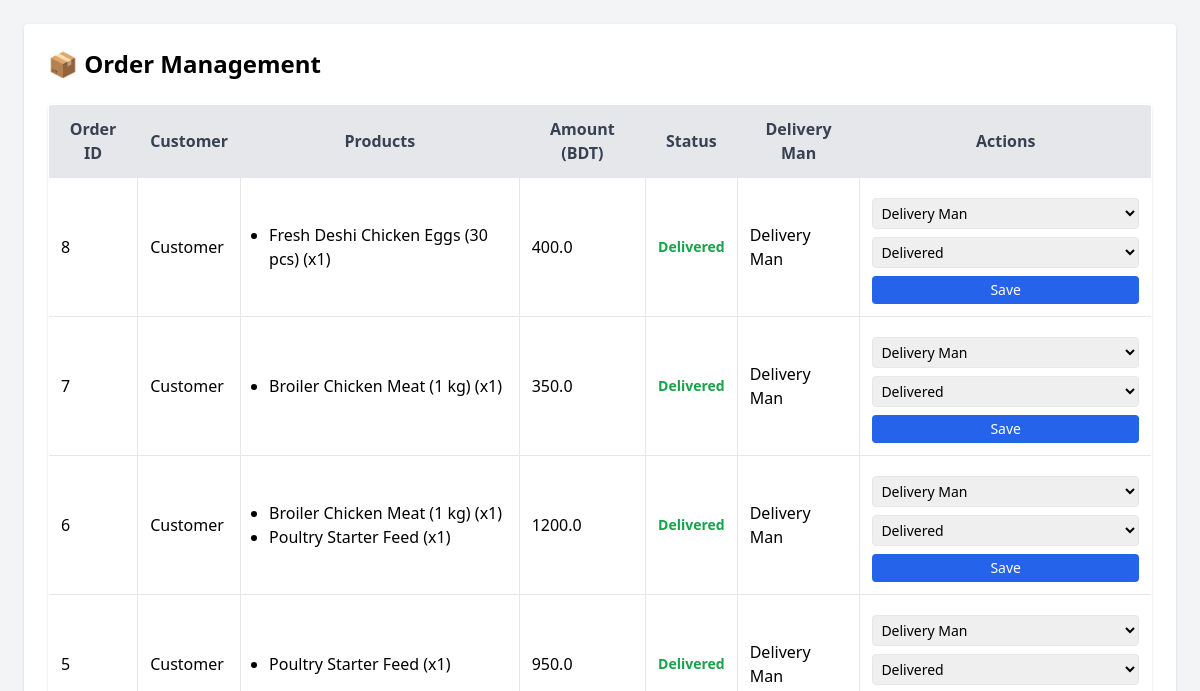
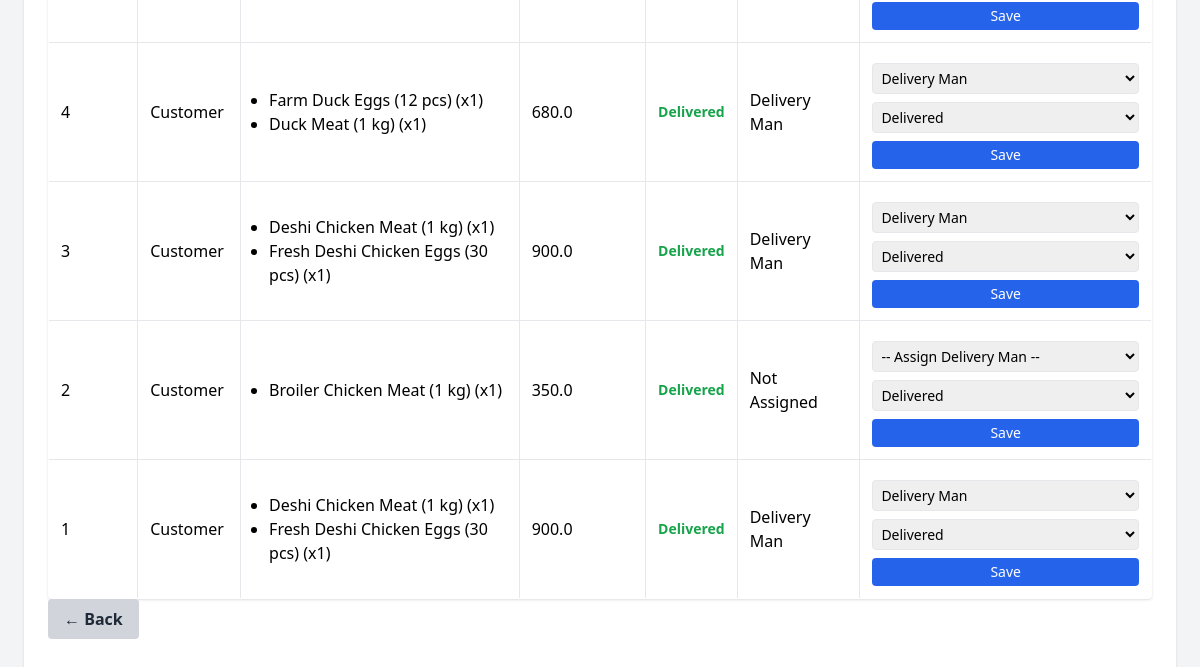
The page /admin/manage-orders (signed in) on the database as committed earlier (2 pictures, top to bottom).
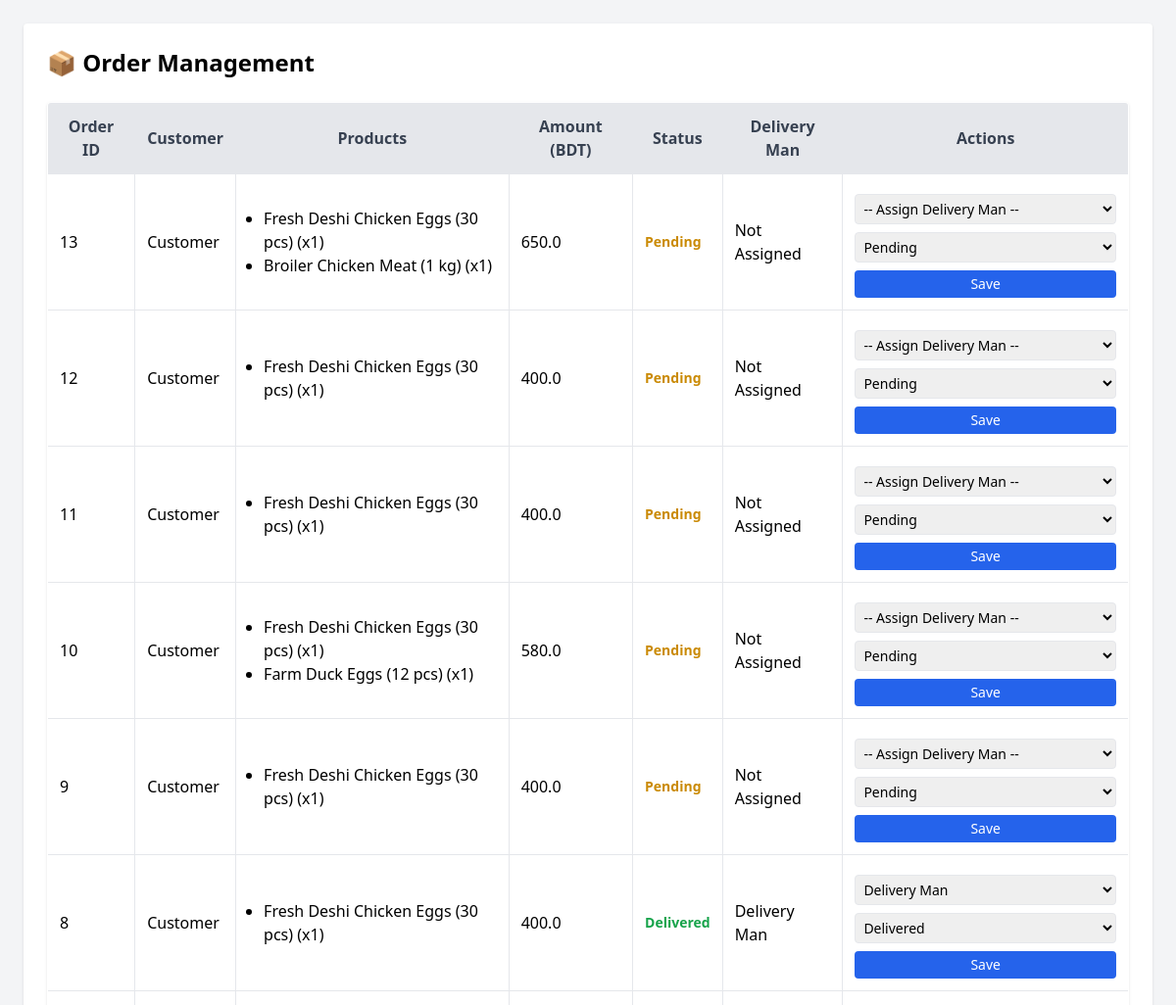
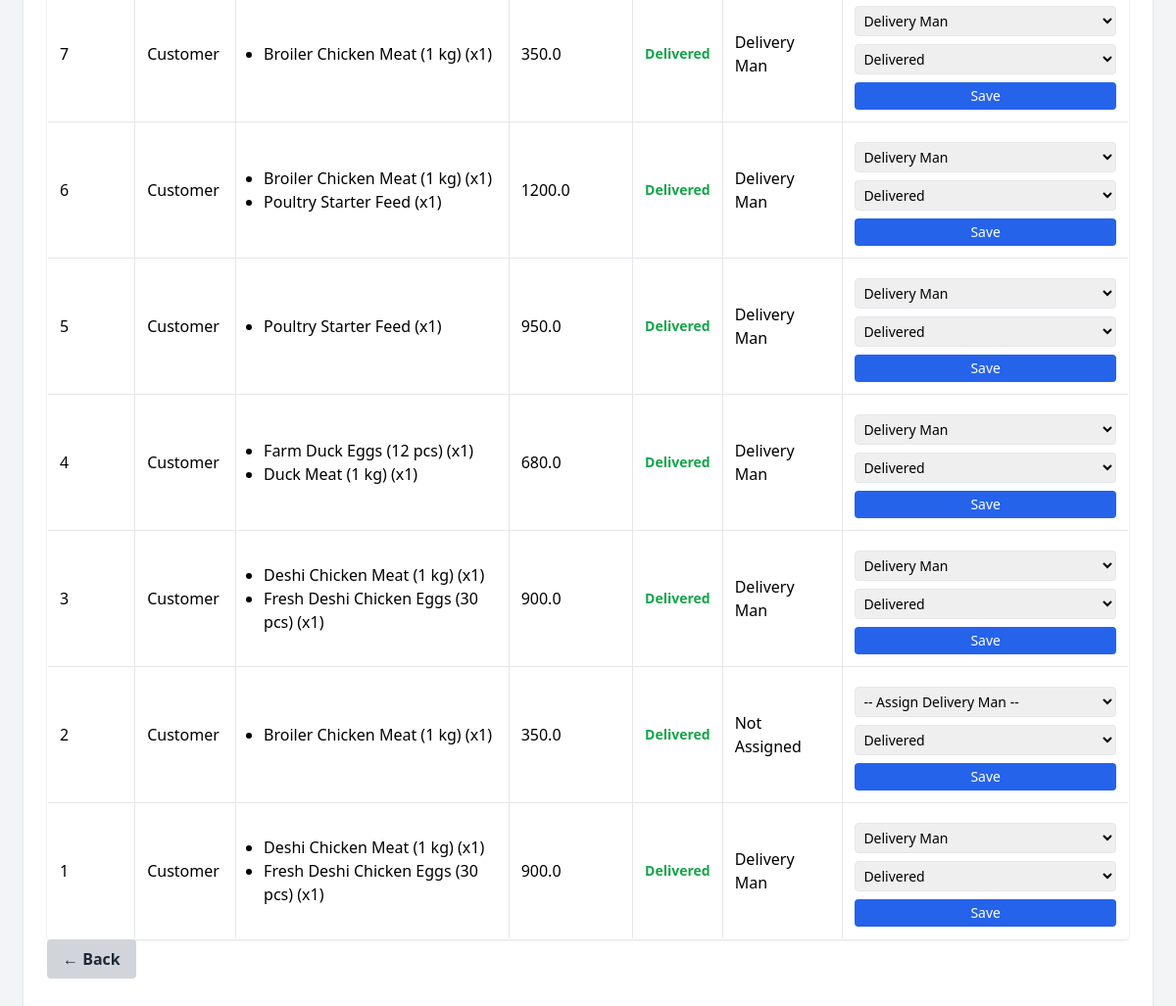
The same page on the database as committed later (2 pictures, top to bottom).
### models.py (models this page shows, shortened)
class Order(db.Model):
    id = db.Column(db.Integer, primary_key=True)
    customer_id = db.Column(db.Integer, db.ForeignKey('user.id'))
    delivery_man_id = db.Column(db.Integer, db.ForeignKey('user.id'))
    status = db.Column(db.String(20), default='Pending')  # Pending, In Transit, Delivered, Cancelled
    total_amount = db.Column(db.Float)
    shipping_address = db.Column(db.Text)
    order_date = db.Column(db.DateTime, default=datetime.utcnow)
    delivery_date = db.Column(db.DateTime)
    is_sale_recorded = db.Column(db.Boolean, default=False)
    priority = db.Column(db.Enum(PriorityLevel), default=PriorityLevel.medium)
    customer = db.relationship('User', foreign_keys=[customer_id], backref='customer_orders')
    delivery_man = db.relationship('User', foreign_keys=[delivery_man_id], backref='delivery_orders')
    @property
    def customer_name(self):
        return self.customer.name if self.customer else "Unknown Customer"

class User(db.Model):
    id = db.Column(db.Integer, primary_key=True)
    email = db.Column(db.String(100), unique=True, nullable=False)
    name = db.Column(db.String(100), nullable=False)
    password = db.Column(db.String(200), nullable=False)
    role = db.Column(db.String(50), nullable=False)  # admin, manager, farmer, delivery_man, customer
    phone = db.Column(db.String(20))
    address = db.Column(db.Text)
    blood_group = db.Column(db.String(5))
    image = db.Column(db.String(200))

class OrderItem(db.Model):
    id = db.Column(db.Integer, primary_key=True)
    order_id = db.Column(db.Integer, db.ForeignKey('order.id'))
    product_id = db.Column(db.Integer, db.ForeignKey('product.id'))
    quantity = db.Column(db.Integer, default=1)
    price = db.Column(db.Float)
    order = db.relationship('Order', backref='items')
    product = db.relationship('Product')

class Product(db.Model):
    id = db.Column(db.Integer, primary_key=True)
    name = db.Column(db.String(100), nullable=False)
    category = db.Column(db.String(100), nullable=False)
    quantity = db.Column(db.Integer, nullable=False)
    unit_price = db.Column(db.Float, nullable=False)
    product_description = db.Column(db.String(200), nullable=True)
    image = db.Column(db.String(100), nullable=True)  # Add this line for the image
    added_by = db.Column(db.Integer, db.ForeignKey('user.id'), nullable=False)

### app.py (the view, shortened to what this page needs)
@app.route('/admin/manage-orders', methods=['GET', 'POST'])
def manage_orders():
    if 'user_id' not in session:
        return redirect(url_for('login'))
    user = User.query.get(session['user_id'])
    if not user or user.role not in ['admin', 'manager']:
        return redirect(url_for('login'))
    orders = Order.query.order_by(Order.priority.desc(), Order.order_date.desc()).all()
    delivery_men = User.query.filter_by(role='delivery_man').all()
    return render_template('admin_manager_orders.html', user=user, orders=orders, delivery_men=delivery_men)

### templates/admin_manager_orders.html (shortened to what this page needs)
<!DOCTYPE html>
<html lang="en">
<head>
    <script src="https://cdn.tailwindcss.com"></script>
</head>
<body class="bg-gray-100 p-6">
  <div class="max-w-7xl mx-auto bg-white p-6 rounded shadow">
    <h1 class="text-2xl font-bold mb-6">📦 Order Management</h1>
    <table class="min-w-full bg-white border rounded shadow overflow-hidden">
      <thead class="bg-gray-200 text-gray-700">
        <tr>
          <th class="p-3 border">Order ID</th>
          <th class="p-3 border">Customer</th>
          <th class="p-3 border">Products</th>
          <th class="p-3 border">Amount (BDT)</th>
          <th class="p-3 border">Status</th>
          <th class="p-3 border">Delivery Man</th>
          <th class="p-3 border">Actions</th>
        </tr>
      </thead>
      <tbody>
        {% for order in orders %}
        <tr class="border-t">
          <td class="p-3 border">{{ order.id }}</td>
          <td class="p-3 border">{{ order.customer_name }}</td>
          <td class="p-3 border">
            <ul class="list-disc pl-4">
              {% for item in order.items %}
              <li>{{ item.product.name }} (x{{ item.quantity }})</li>
              {% endfor %}
            </ul>
          </td>
          <td class="p-3 border">{{ order.total_amount }}</td>
          <td class="p-3 border font-semibold text-sm">
            <span class="{% if order.status == 'Pending' %}text-yellow-600{% elif order.status == 'In Transit' %}text-blue-600{% elif order.status == 'Delivered' %}text-green-600{% endif %}">
              {{ order.status }}
            </span>
          </td>
          <td class="p-3 border">
            {{ order.delivery_man.name if order.delivery_man else "Not Assigned" }}
          </td>
          <td class="p-3 border">
            <form method="POST" class="space-y-2">
              <select name="delivery_man_id" class="border p-1 rounded w-full text-sm">
                <option value="">-- Assign Delivery Man --</option>
                {% for man in delivery_men %}
                  <option value="{{ man.id }}" {% if order.delivery_man_id == man.id %}selected{% endif %}>
                    {{ man.name }}
                  </option>
                {% endfor %}
              </select>
              <select name="status" class="border p-1 rounded w-full text-sm">
                <option value="Pending" {% if order.status == 'Pending' %}selected{% endif %}>Pending</option>
                <option value="Delivered" {% if order.status == 'Delivered' %}selected{% endif %}>Delivered</option>
              </select>
              <button type="submit" class="bg-blue-600 text-white w-full py-1 rounded hover:bg-blue-700 text-sm">
                Save
              </button>
            </form>
          </td>
        </tr>
        {% else %}
        <tr>
          <td colspan="7" class="p-4 text-center text-gray-500">No orders found.</td>
        </tr>
        {% endfor %}
      </tbody>
    </table>
    <div class="mb-4">
      <a href="{% if user.role == 'admin' %}{{ url_for('admin_panel') }}{% elif user.role == 'manager' %}{{ url_for('manager_dashboard') }}{% else %}{{ url_for('customer_dashboard') }}{% endif %}"
        class="inline-block bg-gray-300 hover:bg-gray-400 text-gray-800 font-semibold py-2 px-4 rounded">
        ← Back
      </a>
    </div>
  </div>
</body>
</html>

Rows that differ between the two databases and show on the page:
added Order: id "13", customer_name "Customer", total_amount "650.0", status "Pending", delivery_man "Not Assigned"
added OrderItem: product.name "Fresh Deshi Chicken Eggs (30 pcs)", quantity "1", shown under "13"
added OrderItem: product.name "Broiler Chicken Meat (1 kg)", quantity "1", shown under "13"
added Order: id "12", customer_name "Customer", total_amount "400.0", status "Pending", delivery_man "Not Assigned"
added OrderItem: product.name "Fresh Deshi Chicken Eggs (30 pcs)", quantity "1", shown under "12"
added Order: id "11", customer_name "Customer", total_amount "400.0", status "Pending", delivery_man "Not Assigned"
added OrderItem: product.name "Fresh Deshi Chicken Eggs (30 pcs)", quantity "1", shown under "11"
added Order: id "10", customer_name "Customer", total_amount "580.0", status "Pending", delivery_man "Not Assigned"
added OrderItem: product.name "Fresh Deshi Chicken Eggs (30 pcs)", quantity "1", shown under "10"
added OrderItem: product.name "Farm Duck Eggs (12 pcs)", quantity "1", shown under "10"
added Order: id "9", customer_name "Customer", total_amount "400.0", status "Pending", delivery_man "Not Assigned"
added OrderItem: product.name "Fresh Deshi Chicken Eggs (30 pcs)", quantity "1", shown under "9"
